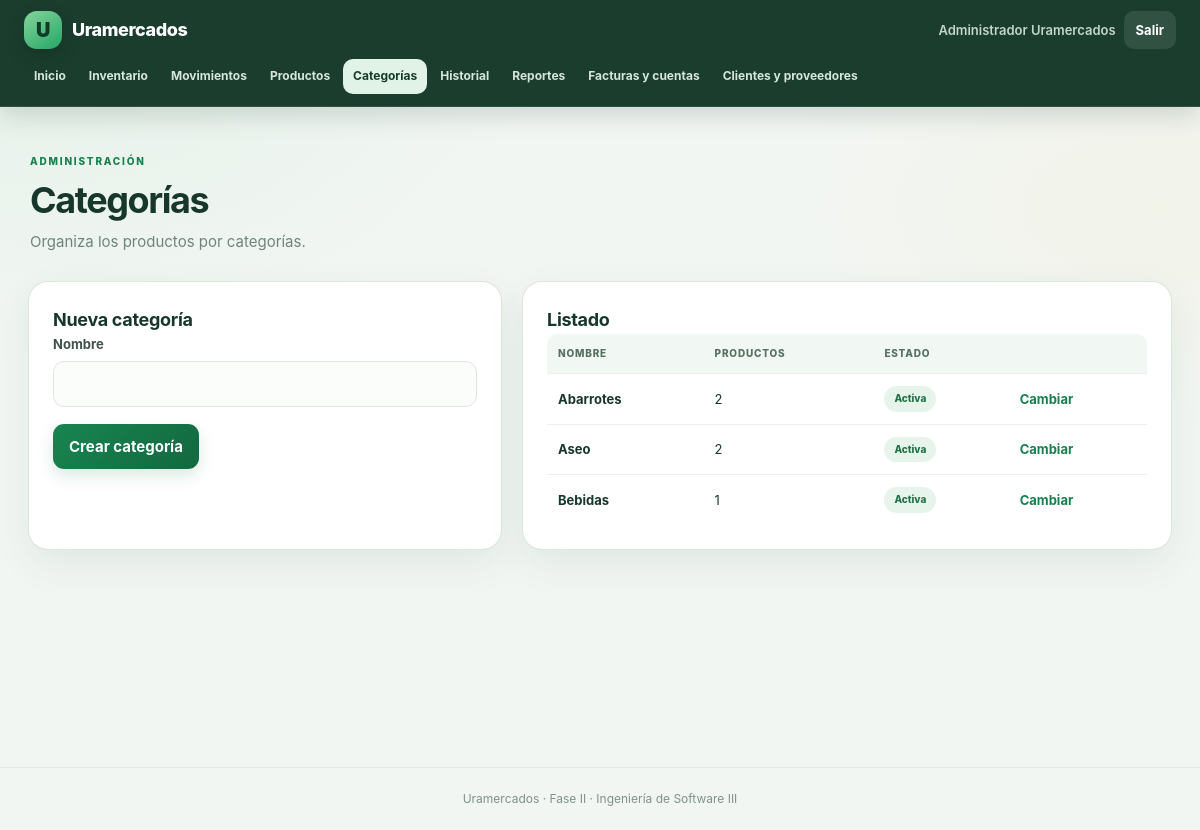
Screenshot of /categorias.php (signed in) with the database file from the repository.
### tables this page shows
CREATE TABLE categoria(id_categoria INT AUTO_INCREMENT PRIMARY KEY,nombre VARCHAR(100) NOT NULL UNIQUE,estado TINYINT(1) NOT NULL DEFAULT 1);

### config/config.php (called while the page is built, shortened)
<?php
function e(?string $v): string { return htmlspecialchars($v ?? '', ENT_QUOTES, 'UTF-8'); }

### categorias.php (the view, shortened to what this page needs)
<?php require_once 'config/auth.php'; require_admin(); $pageTitle='Categorías';
$rows=$pdo->query('SELECT c.*,COUNT(p.id_producto) productos FROM categoria c LEFT JOIN producto p ON p.id_categoria=c.id_categoria GROUP BY c.id_categoria ORDER BY c.estado DESC,c.nombre')->fetchAll();require 'partials/header.php'; ?>
<div class="page-head"><div><span class="eyebrow">ADMINISTRACIÓN</span><h1>Categorías</h1><p>Organiza los productos por categorías.</p></div></div><div class="two-col"><section class="panel"><h2>Nueva categoría</h2><form method="post" class="form"><input type="hidden" name="action" value="save"><label>Nombre<input name="nombre" maxlength="100" required></label><button class="btn primary">Crear categoría</button></form></section><section class="panel"><h2>Listado</h2><div class="table-wrap"><table><thead><tr><th>Nombre</th><th>Productos</th><th>Estado</th><th></th></tr></thead><tbody><?php foreach($rows as $r):?><tr><td><b><?=e($r['nombre'])?></b></td><td><?=e((string)$r['productos'])?></td><td><?=$r['estado']?'<span class="badge success">Activa</span>':'<span class="badge">Inactiva</span>'?></td><td><form method="post" class="inline-form"><input type="hidden" name="action" value="toggle"><input type="hidden" name="id" value="<?=$r['id_categoria']?>"><button class="link-btn" data-confirm="¿Cambiar el estado?">Cambiar</button></form></td></tr><?php endforeach;?></tbody></table></div></section></div><?php require 'partials/footer.php'; ?>

### css/style.css (style rules this page uses)
:root { color-scheme: light; --bg: #f6f7f1; --card: #fffefa; --text: #20342b; --muted: #718078; --line: #e5e9df; --primary: #24764e; --primary2: #1b5e3d; --primary-soft: #e8f2e9; --danger: #b9493f; --success: #278256; --info: #476b9a; --warning: #b47718; --shadow: 0 12px 32px rgba(35, 59, 43, .065); --radius: 16px; }
* { box-sizing: border-box; }
body { margin: 0; background: var(--bg); color: var(--text); font-family: Inter, "Segoe UI", Arial, sans-serif; font-size: 15px; line-height: 1.55; -webkit-font-smoothing: antialiased; }
button, input, select, textarea { font: inherit; }
.hero, .page-head { display: flex; justify-content: space-between; gap: 25px; align-items: flex-end; margin-bottom: 27px; }
.hero h1, .page-head h1 { font-size: clamp(28px, 3vw, 36px); letter-spacing: -1.2px; line-height: 1.12; margin: 6px 0 9px; }
.hero p, .page-head p { color: var(--muted); margin: 0; max-width: 700px; }
.eyebrow { font-size: 10px; letter-spacing: 1.8px; font-weight: 850; color: var(--primary); }
.btn { border: 0; border-radius: 10px; padding: 11px 16px; font-weight: 750; cursor: pointer; display: inline-flex; align-items: center; justify-content: center; gap: 7px; text-decoration: none; transition: transform .16s, box-shadow .16s, background .16s; }
.btn.primary { background: var(--primary); color: #fff; box-shadow: 0 5px 12px rgba(36, 118, 78, .17); }
.stat, .panel, .form-panel { background: var(--card); border: 1px solid var(--line); border-radius: var(--radius); box-shadow: var(--shadow); }
.two-col { display: grid; grid-template-columns: 1fr 1fr; gap: 20px; }
.panel { padding: 22px; }
.panel h2 { font-size: 17px; letter-spacing: -.3px; margin: 0; }
.table-wrap { overflow: auto; border-radius: 10px; }
table { width: 100%; border-collapse: collapse; min-width: 600px; }
th, td { padding: 12px 11px; border-bottom: 1px solid #edf0e9; text-align: left; vertical-align: middle; }
th { font-size: 10px; text-transform: uppercase; letter-spacing: .8px; color: #78867d; background: #f7f8f3; font-weight: 800; }
td { font-size: 13px; }
tbody tr:last-child td { border-bottom: 0; }
.badge { display: inline-flex; align-items: center; padding: 4px 9px; border-radius: 99px; background: #eef1ee; color: #58665e; font-size: 10px; font-weight: 800; white-space: nowrap; }
.badge.success { background: #e7f4eb; color: #217347; }
.form label { display: block; font-weight: 700; margin-bottom: 17px; font-size: 13px; color: #405249; }
.form input, .form select, .form textarea, .filter input, .filter select { display: block; width: 100%; margin-top: 7px; border: 1px solid #d8dfd6; border-radius: 9px; padding: 11px 12px; background: #fff; color: var(--text); font: inherit; font-size: 14px; transition: border .15s, box-shadow .15s; }
.inline-form { display: inline; margin: 0; }
.link-btn { border: 0; background: none; padding: 0; color: var(--primary); cursor: pointer; font: inherit; font-weight: 650; }
:root { --bg: #f2f6f3; --card: #ffffff; --text: #18372b; --muted: #71847a; --line: #e1ebe4; --primary: #17804f; --primary2: #11643d; --primary-soft: #e6f4eb; --shadow: 0 14px 38px rgba(19, 61, 40, .075); --radius: 19px; }
body { background: radial-gradient(ellipse at 4% 0%, rgba(184, 225, 197, .24), transparent 31%), radial-gradient(ellipse at 97% 25%, rgba(239, 224, 176, .15), transparent 25%), var(--bg); }
.page-head { padding: 7px 2px 3px; }
.page-head h1 { letter-spacing: -1.4px; }
.eyebrow { color: #16804e; }
.stat, .panel, .form-panel { border-color: rgba(214, 229, 218, .9); box-shadow: var(--shadow); }
.panel { padding: 24px; }
.panel h2 { font-size: 18px; }
th { background: #f1f7f2; color: #547061; }
.badge { padding: 5px 10px; }
.btn { border-radius: 11px; }
.btn.primary { background: linear-gradient(135deg, #188550, #12683f); box-shadow: 0 7px 16px rgba(23, 128, 79, .16); }
.form input, .form select, .form textarea, .filter input, .filter select { background: #fbfdfb; border-color: #dbe7de; border-radius: 11px; }
.panel { border-radius: 20px; }
.page-head { margin-bottom: 25px; }
.page-head .eyebrow { display: inline-block; margin-bottom: 5px; }
.page-head p { font-size: 15px; }

### rows the page displays
categoria: nombre "Abarrotes", productos "2", estado "Activa"
categoria: nombre "Aseo", productos "2", estado "Activa"
categoria: nombre "Bebidas", productos "1", estado "Activa"

### other values shown
$user['nombre'] "Administrador Uramercados"
